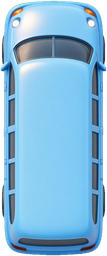
#> input picture duihao-fache/v2/assets/bus-a.png, 107 x 256 px, given in place of bus-a.jpg, which was not available
$ python keying.py
#> lines starting #> are read from the running program, lines starting #| are printed output that depends on the picture; after the words box and inside, x2 and y2 are one past the last pixel; in counts of white or black regions, pixels touching at a corner belong together
import numpy as np
from PIL import Image, ImageFilter
from scipy import ndimage
import os, sys
RAW='../assets/raw'; OUT='../assets'
def key(path, bg='g', lo=30, hi=110):
#> called with path = '../assets/raw/bus-a.jpg', bg = 'g', lo = 30, hi = 110
    im=np.asarray(Image.open(path).convert('RGB')).astype(np.float32)
    r,g,b=im[...,0],im[...,1],im[...,2]
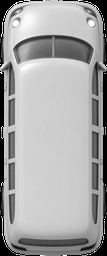
#> g: shape (256, 107) float32; min 0, max 255, mean 165.1
    if bg=='g': d=g-np.maximum(r,b)
    else: d=np.minimum(r,b)-g
    a=1-np.clip((d-lo)/(hi-lo),0,1)
    # clean: fill holes / remove specks
    m=a>0.5
#> m: shape (256, 107) bool; 99.9% white; black in thin lines or dots
    m=ndimage.binary_opening(m,iterations=1)
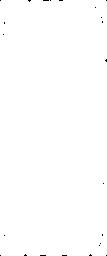
#> m: shape (256, 107) bool; 99.8% white; black in thin lines or dots
    lab,n=ndimage.label(m)
#> lab: shape (256, 107) int32; values 0 (black) and 1 (white), 99.8% white; black in thin lines or dots
#> n = 1
    if n>0:
        sizes=ndimage.sum(m,lab,range(1,n+1))
#> sizes = [27337]
        keep=np.isin(lab,1+np.where(sizes>800)[0])
    else: keep=m
    keep=ndimage.binary_fill_holes(keep)
#> keep: shape (256, 107) bool; 99.8% white; black in thin lines or dots
    # soft edges: alpha = min(a, dilated keep), erode 1px
    keep_e=ndimage.binary_erosion(keep,iterations=1)
#> keep_e: shape (256, 107) bool; 97.2% white; black in thin lines or dots
    soft=ndimage.gaussian_filter(keep_e.astype(np.float32),0.8)
    alpha=np.clip(np.minimum(a*1.15,soft),0,1)
    alpha[keep_e & (a>0.9)]=1
#> alpha: shape (256, 107) float32; min 0, max 1, mean 0.979
    out=im.copy()
    if bg=='g':
        mx=np.maximum(r,b)
        out[...,1]=np.minimum(g,mx+8)
#> out: shape (256, 107, 3) float32; mean R, G, B 111.7, 164.8, 197.3
    else:
        ex=np.clip(np.minimum(r,b)-g-6,0,None)
        out[...,0]=r-ex; out[...,2]=b-ex
    rgba=np.dstack([np.clip(out,0,255),alpha*255]).astype(np.uint8)
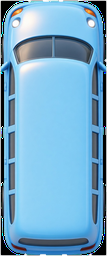
#> rgba: shape (256, 107, 4); mean R, G, B, A 111.7, 164.8, 197.3, 249.6; transparent parts drawn white
    return rgba
def bbox(al,thr=20):
    ys,xs=np.where(al>thr); return xs.min(),ys.min(),xs.max()+1,ys.max()+1
def save(rgba,name,h=None,w=None,pad=2):
#> called with name = 'bus-a.png', h = 256, pad = 2
    x0,y0,x1,y1=bbox(rgba[...,3])
#> x0 = 0; y0 = 0; x1 = 107; y1 = 256
#> call 2 of key, with path = '../assets/raw/pax-a.jpg', bg = 'g', lo = 30, hi = 110
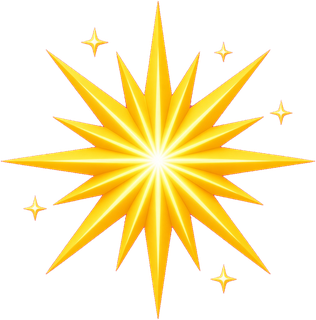
#> input picture duihao-fache/v2/assets/burst.png, 316 x 320 px, given in place of pax-a.jpg, which was not available
#> in key (call 2), `r,g,b=im[...,0],im[...,1],im[...,2]`:
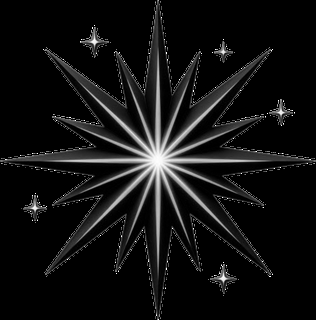
#> b: shape (320, 316) float32; min 0, max 255, mean 18
#> in key (call 2), `if bg=='g': d=g-np.maximum(r,b)`:
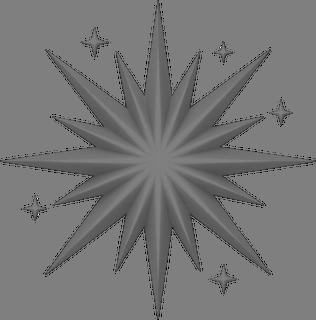
#> d: shape (320, 316) float32; min -255, max 255, mean -17.7; drawn with min black and max white
#> in key (call 2), `a=1-np.clip((d-lo)/(hi-lo),0,1)`: a: shape (320, 316) float32; values 0 (black) and 1 (white), 100% white; black in thin lines or dots, all inside (x1, y1, x2, y2) = (37, 47, 221, 215)
#> in key (call 2), `m=ndimage.binary_opening(m,iterations=1)`: m: shape (320, 316) bool; 100% white; black in thin lines or dots
#> in key (call 2), `lab,n=ndimage.label(m)`: lab: shape (320, 316) int32; values 0 (black) and 1 (white), 100% white; black in thin lines or dots
#> in key (call 2), `sizes=ndimage.sum(m,lab,range(1,n+1))`: sizes = [101112]
#> in key (call 2), `keep=ndimage.binary_fill_holes(keep)`: keep: shape (320, 316) bool; 100% white; black in thin lines or dots
#> in key (call 2), `keep_e=ndimage.binary_erosion(keep,iterations=1)`: keep_e: shape (320, 316) bool; 98.7% white; black in thin lines or dots
#> in key (call 2), `alpha[keep_e & (a>0.9)]=1`:
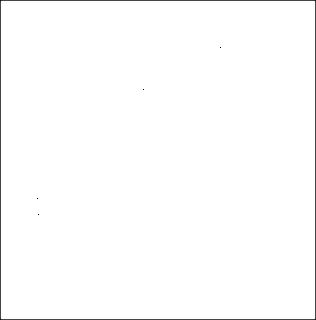
#> alpha: shape (320, 316) float32; min 0, max 1, mean 0.991
#> in key (call 2), `out[...,1]=np.minimum(g,mx+8)`: out: shape (320, 316, 3) float32; mean R, G, B 83.1, 65.6, 18
    x0=max(0,x0-pad);y0=max(0,y0-pad);x1=min(rgba.shape[1],x1+pad);y1=min(rgba.shape[0],y1+pad)
    im=Image.fromarray(rgba[y0:y1,x0:x1],'RGBA')
    if h: im=im.resize((round(im.width*h/im.height),h),Image.LANCZOS)
    elif w: im=im.resize((w,round(im.height*w/im.width)),Image.LANCZOS)
    im.save(os.path.join(OUT,name)); return im
def comps(rgba,minsize=3000,dil=6):
#> called with minsize = 3000, dil = 6
    m=rgba[...,3]>40
    md=ndimage.binary_dilation(m,iterations=dil)
#> md: shape (320, 316) bool; every value is 1
    lab,n=ndimage.label(md)
#> lab: shape (320, 316) int32; every value is 1
#> n = 1
    objs=ndimage.find_objects(lab)
#> objs = 1 item
    res=[]
    for i,sl in enumerate(objs):
        if (lab[sl]==i+1).sum()<minsize: continue
        sub=rgba.copy(); sub[...,3]=np.where(lab==i+1,sub[...,3],0)
        res.append((sl[1].start,sl[0].start,sub))
#> this loop made 1 pass
#> after the loop, res = 1 item
    return res
if __name__=='__main__':
    for c,bg in zip('abcd','gggm'):
        save(key(f'{RAW}/bus-{c}.jpg',bg),f'bus-{c}.png',h=256)
        rg=key(f'{RAW}/pax-{c}.jpg',bg)
        cs=sorted(comps(rg),key=lambda t:t[0])
#> cs = 1 item
#> (the run stopped early here; a loop or call above may not have finished)
